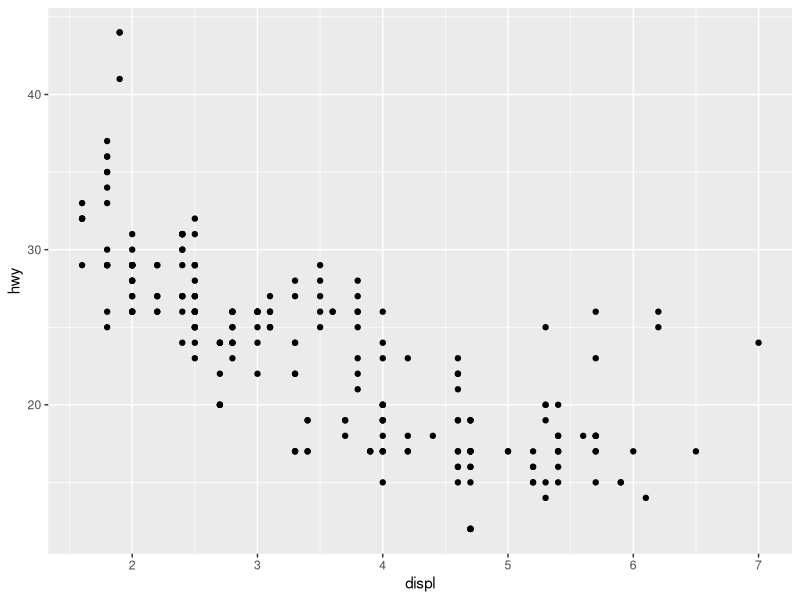
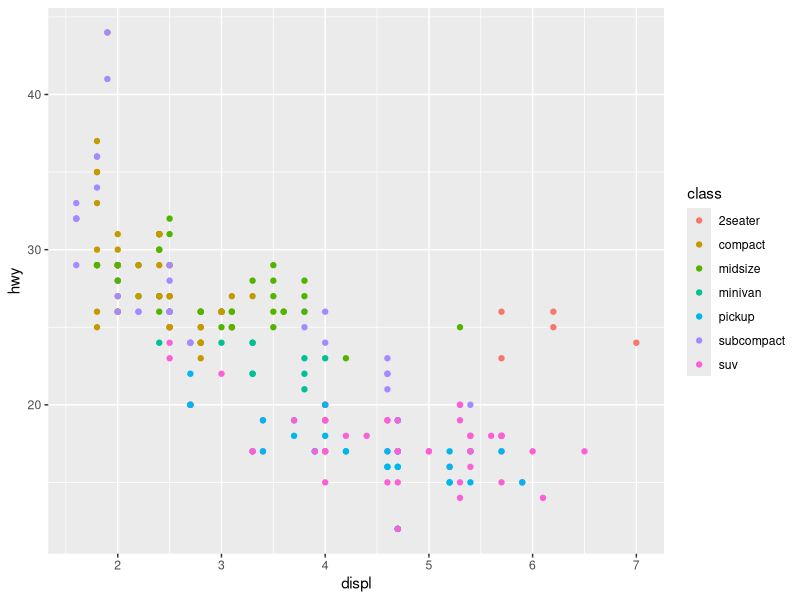
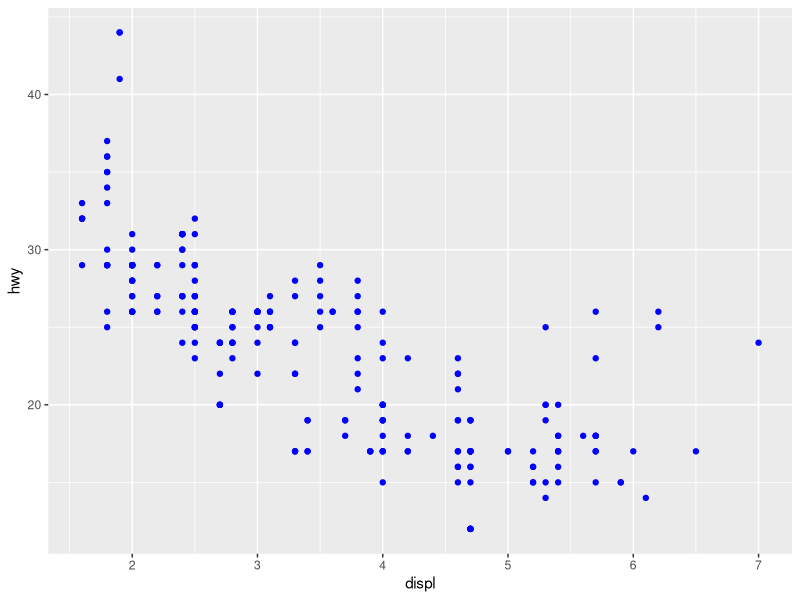
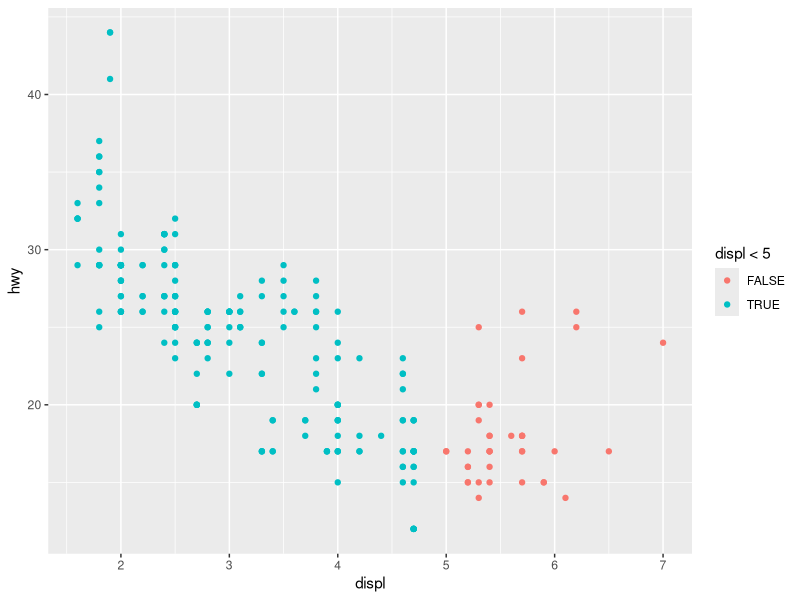
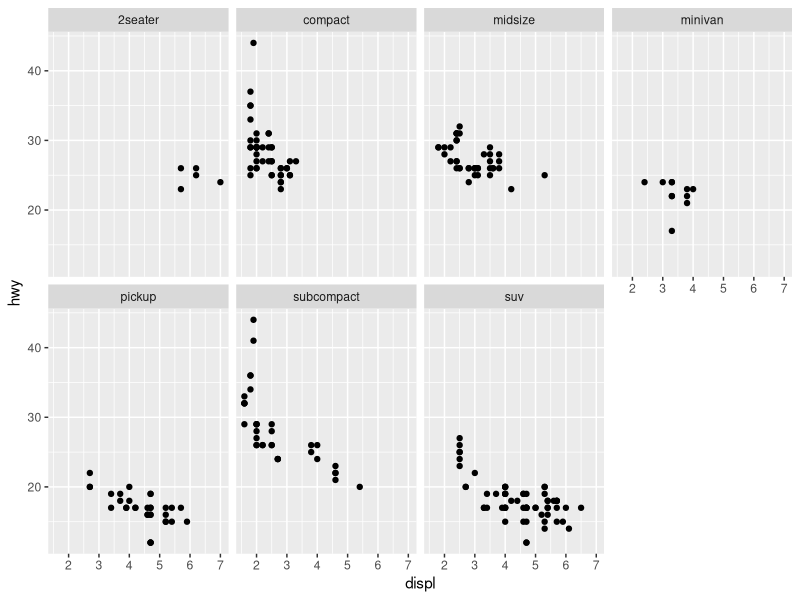
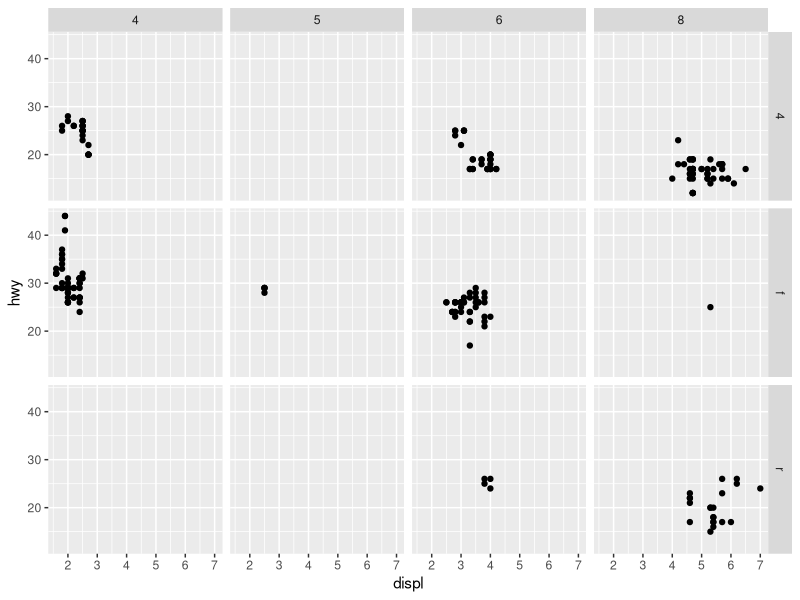
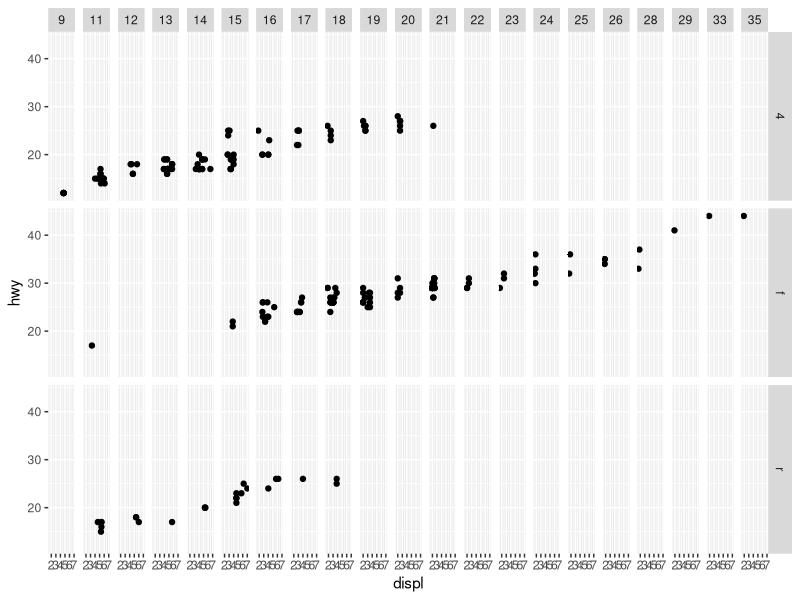
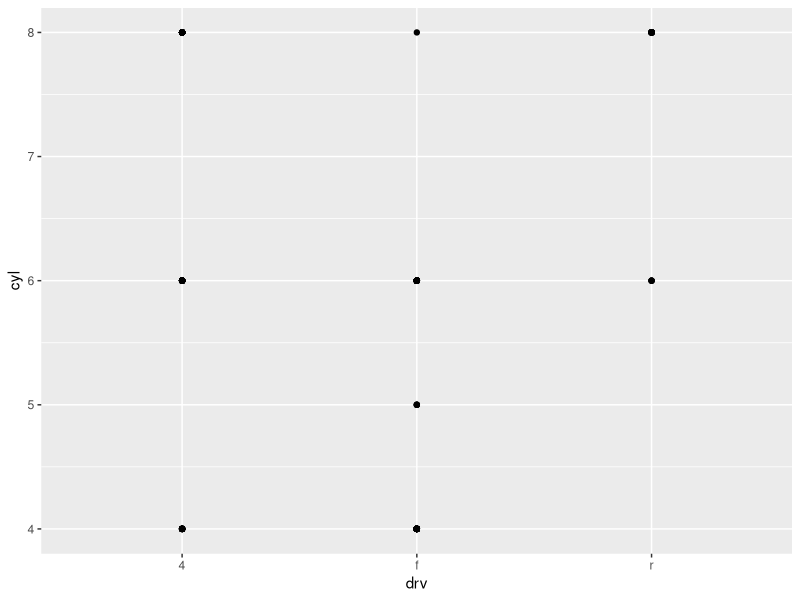

These charts were generated, in order, by the following R code:
# Chapter 3: Data Visualization

## Uses ggplot2

library(tidyverse)

# do cars w big engines use more fuel than cars w small engines?
# relationship between size and fuel efficiency?

# use mpg data frame in ggplot2
## data frame: rectangular collection of vars (cols) and obs (rows).

head(mpg)
summary(mpg)
colnames(mpg)

ggplot(data = mpg) + # creates a coordinate system/empty graph - you add layers to this
  geom_point(mapping = aes(x = displ, y = hwy)) #  geom_point adds a scatterplot
# each geom fn takes a mapping arg - defines how vars are mapped to visual properties
# an aes is a visual property of the objects in your plot

# Conclusion: cars w bigger engines use more fuel, less fuel efficient

# Hypothesis: outlier cars are hybrids

ggplot(data = mpg) + 
  geom_point(mapping = aes(x = displ, y = hwy, color = class))

# Outliers are 2-seaters

ggplot(data = mpg) + 
  geom_point(mapping = aes(x = displ, y = hwy), color = "blue")

?mpg

ggplot(data = mpg) + 
  geom_point(mapping = aes(x = displ, y = hwy, color = displ < 5))
# error - cont var can't be mapped to shape

ggplot(data = mpg) +
  geom_point(mapping = aes(x = displ, y = hwy)) +
  facet_wrap(~ class, nrow = 2)

ggplot(data = mpg) +
  geom_point(mapping = aes(x = displ, y = hwy)) +
  facet_grid(drv ~ cyl)

ggplot(data = mpg) +
  geom_point(mapping = aes(x = displ, y = hwy)) +
  facet_grid(drv ~ cty)
# big yike

ggplot(data = mpg) +
  geom_point(mapping = aes(x = drv, y = cyl))

ggplot(data = mpg) +
  geom_point(mapping = aes(x = displ, y = hwy)) +
  facet_grid(drv ~ .)
# type of drive on x 

ggplot(data = mpg) +
  geom_point(mapping = aes(x = displ, y = hwy)) +
  facet_grid(. ~ cty)
# cty mpg on y

?facet_wrap
?facet_grid

ggplot(data = mpg) +
  geom_smooth(mapping = aes(x = displ, y = hwy, color = drv),
              show.legend = FALSE)

ggplot(data = mpg) +
  geom_point(mapping = aes(x = displ, y = hwy)) +
  geom_smooth(mapping = aes(x = displ, y = hwy))

ggplot(data = mpg, mapping = aes(x = displ, y = hwy)) + # treated as global mappings
  geom_point(mapping = aes(color = class)) + # local mapping - extends/overwrites global.
  geom_smooth()

#layer other data on top of global data set
ggplot(data = mpg, mapping = aes(x = displ, y = hwy)) + 
  geom_point(mapping = aes(color = class)) +
  geom_smooth(data = filter(mpg, class == "subcompact"), se = FALSE)

?geom_smooth

ggplot(data = mpg, mapping = aes(x = displ, y = hwy)) + 
  geom_point() +
  geom_smooth(se = FALSE)

ggplot(data = mpg, mapping = aes(x = displ, y = hwy)) +
  geom_point() +
  geom_smooth(mapping = aes(line = drv),se = FALSE)

# Bar charts

ggplot(data = diamonds) +
  geom_bar(mapping = aes(x = cut))

ggplot(data = diamonds) + 
  stat_count(mapping = aes(x = cut)) # can use stats and geoms interchangeablly

?stat_summary
?geom_col # needs a y, where _bar uses count by default
?stat_smooth # 

ggplot(data = diamonds) +
  geom_bar(mapping = aes(x = cut, y = ..prop..))

ggplot(data = diamonds) +
  geom_bar(mapping = aes(x = cut, color = cut))
ggplot(data = diamonds) +
  geom_bar(mapping = aes(x = cut, fill = cut)) # more useful

ggplot(data = diamonds) +
  geom_bar(mapping = aes(x = cut, fill = clarity))

ggplot(data = diamonds) + 
  geom_bar(mapping = aes(x = cut, fill = clarity), position = 'fill')
# compare proportions

ggplot(data = diamonds) + 
  geom_bar(mapping = aes(x = cut, fill = clarity), position = 'dodge')
# compare individ values

ggplot(data = mpg, mapping = aes(x = cty, y = hwy)) +
  geom_point(position = "jitter")
nrow(mpg)

?geom_jitter
?geom_count 
?geom_boxplot

ggplot(data = mpg, fill = factor(vs)) +
  geom_boxplot(mapping = aes(x = manufacturer, y = hwy))
?geom_boxplot

# coordinate systems

ggplot(data = mpg, mapping = aes(x = class, y = hwy)) +
  geom_boxplot() + 
  coord_flip()

install.packages("maps")
library(maps)
nz <- map_data("nz")
ggplot(nz, aes(long, lat, group = group)) +
  geom_polygon(fill = "white", color = "black") + 
  coord_quickmap()

# polar coords reveal cnxn between bar chart and coxcomb chart
bar <- ggplot(data = diamonds) +
  geom_bar(
    mapping = aes(x = cut, fill = cut), 
    show.legend = FALSE,
    width = 1
  ) + 
  theme(aspect.ratio = 1) + 
  labs(x = NULL, y = NULL)

bar + coord_flip()
bar + coord_polar()

# stacked bar chart into pie chart
ggplot(data = diamonds) + 
  geom_bar(mapping = aes(x = cut, fill = clarity), position = 'fill') + 
  coord_polar()

?labs

?coord_map # _quickmap = quick approximation that preserves straight lines
# map projections don't generally

ggplot(data = mpg, mapping = aes(x = cty, y = hwy)) +
  geom_point() + 
  geom_abline() + # adds reference lines
  coord_fixed() # normalizes plot viz
?geom_abline

